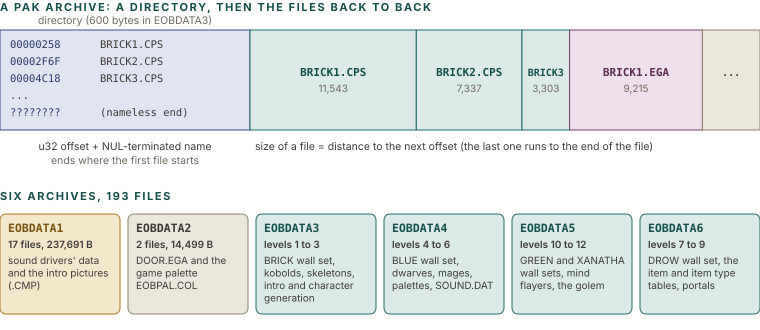

Source code (Python):
import sys; sys.path.insert(0, '.')
from figlib import *

c = Canvas(760, 330)
c.section(0, 11, "A PAK archive: a directory, then the files back to back")
c.rect(0, 30, 250, 100, fill=PAL["navy"][2], stroke=PAL["navy"][1], rx=0)
c.text(125, 24, "directory (600 bytes in EOBDATA3)", size=10.5, color=MUTED, anchor="middle")
rows = [("00000258", "BRICK1.CPS"), ("00002F6F", "BRICK2.CPS"), ("00004C18", "BRICK3.CPS"), ("...", ""), ("????????", "(nameless end)")]
for i, (o, n) in enumerate(rows):
    y = 48 + i * 17
    c.text(10, y, o, size=10.5, mono=True, color=PAL["navy"][0])
    c.text(100, y, n, size=10.5, mono=True, color=INK2)
c.text(125, 150, "u32 offset + NUL-terminated name", size=10.5, color=INK2, anchor="middle")
c.text(125, 164, "ends where the first file starts", size=10.5, color=MUTED, anchor="middle")
x = 250
names = [("BRICK1.CPS", 11543, "teal"), ("BRICK2.CPS", 7337, "teal"), ("BRICK3.CPS", 3303, "teal"), ("BRICK1.EGA", 9215, "plum"), ("...", 4000, "grey")]
tot = sum(n[1] for n in names)
for (n, b, k) in names:
    w = 510 * b / tot
    tc, sc, fc = PAL[k]
    c.rect(x, 30, w, 100, fill=fc, stroke=sc, rx=0)
    c.text(x + w / 2, 76, n.replace(".CPS", "") if w < 90 else n, size=10 if w < 100 else 11, color=tc, anchor="middle", weight=600, mono=True)
    c.text(x + w / 2, 92, f"{b:,}" if n != "..." else "", size=10, color=MUTED, anchor="middle")
    x += w
c.text(255, 150, "size of a file = distance to the next offset (the last one runs to the end of the file)", size=10.5, color=INK2)
c.section(0, 200, "Six archives, 193 files")
arch = [
    ("EOBDATA1", "17 files, 237,691 B", "sound drivers' data and the intro pictures (.CMP)", "ochre"),
    ("EOBDATA2", "2 files, 14,499 B", "DOOR.EGA and the game palette EOBPAL.COL", "grey"),
    ("EOBDATA3", "levels 1 to 3", "BRICK wall set, kobolds, skeletons, intro and character generation", "teal"),
    ("EOBDATA4", "levels 4 to 6", "BLUE wall set, dwarves, mages, palettes, SOUND.DAT", "teal"),
    ("EOBDATA5", "levels 10 to 12", "GREEN and XANATHA wall sets, mind flayers, the golem", "teal"),
    ("EOBDATA6", "levels 7 to 9", "DROW wall set, the item and item type tables, portals", "teal"),
]
w = (760 - 5 * 8) / 6
for i, (n, a, b, k) in enumerate(arch):
    x = i * (w + 8)
    tc, sc, fc = PAL[k]
    c.rect(x, 214, w, 100, fill=fc, stroke=sc, rx=6)
    c.text(x + 8, 232, n, size=11.5, weight=700, color=tc, mono=True)
    c.text(x + 8, 248, a, size=10, color=INK2, weight=600)
    c.para(x + 8, 264, b, w - 14, size=10, color=INK2, lh=12.5)
c.save("figs/data_pak.svg")
